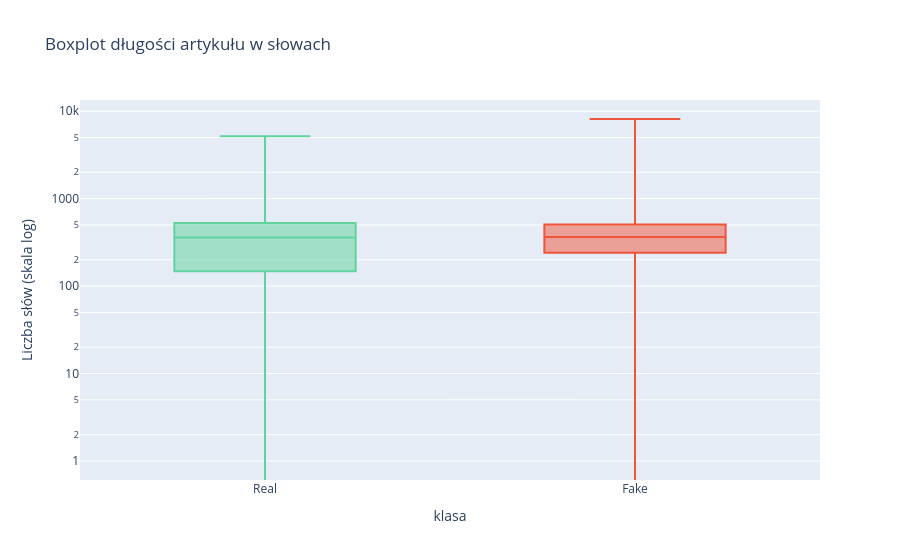

Source (notebook cell):
### Code cell
fig = px.box(
    plot_df,
    x="klasa",
    y="word_count",
    color="klasa",
    color_discrete_map={"Fake": LABEL_COLORS[0], "Real": LABEL_COLORS[1]},
    title="Boxplot długości artykułu w słowach",
    points=False,
    log_y=True,
)
fig.update_layout(showlegend=False, yaxis_title="Liczba słów (skala log)")
fig.show()

### Figure 1 — Plotly figure (JSON) as saved in the notebook; plotly's stock layout.template omitted (floating-point values rounded to 4 significant figures; data arrays with more than 128 entries replaced by an {"elided": "..."} marker saying what was removed)
{"data": [{"alignmentgroup": "True", "boxpoints": false, "hovertemplate": "klasa=%{x}<br>word_count=%{y}<extra></extra>", "legendgroup": "Real", "marker": {"color": "#60D39D"}, "name": "Real", "notched": false, "offsetgroup": "Real", "orientation": "v", "showlegend": true, "type": "box", "x": {"elided": "21417 str values"}, "x0": " ", "xaxis": "x", "y": {"elided": "21417 int values"}, "y0": " ", "yaxis": "y"}, {"alignmentgroup": "True", "boxpoints": false, "hovertemplate": "klasa=%{x}<br>word_count=%{y}<extra></extra>", "legendgroup": "Fake", "marker": {"color": "#EF553B"}, "name": "Fake", "notched": false, "offsetgroup": "Fake", "orientation": "v", "showlegend": true, "type": "box", "x": {"elided": "23481 str values"}, "x0": " ", "xaxis": "x", "y": {"elided": "23481 int values"}, "y0": " ", "yaxis": "y"}], "layout": {"boxmode": "overlay", "legend": {"title": {"text": "klasa"}, "tracegroupgap": 0}, "showlegend": false, "title": {"text": "Boxplot długości artykułu w słowach"}, "xaxis": {"anchor": "y", "categoryarray": ["Real", "Fake"], "categoryorder": "array", "domain": [0, 1], "title": {"text": "klasa"}}, "yaxis": {"anchor": "x", "domain": [0, 1], "title": {"text": "Liczba słów (skala log)"}, "type": "log"}}}
